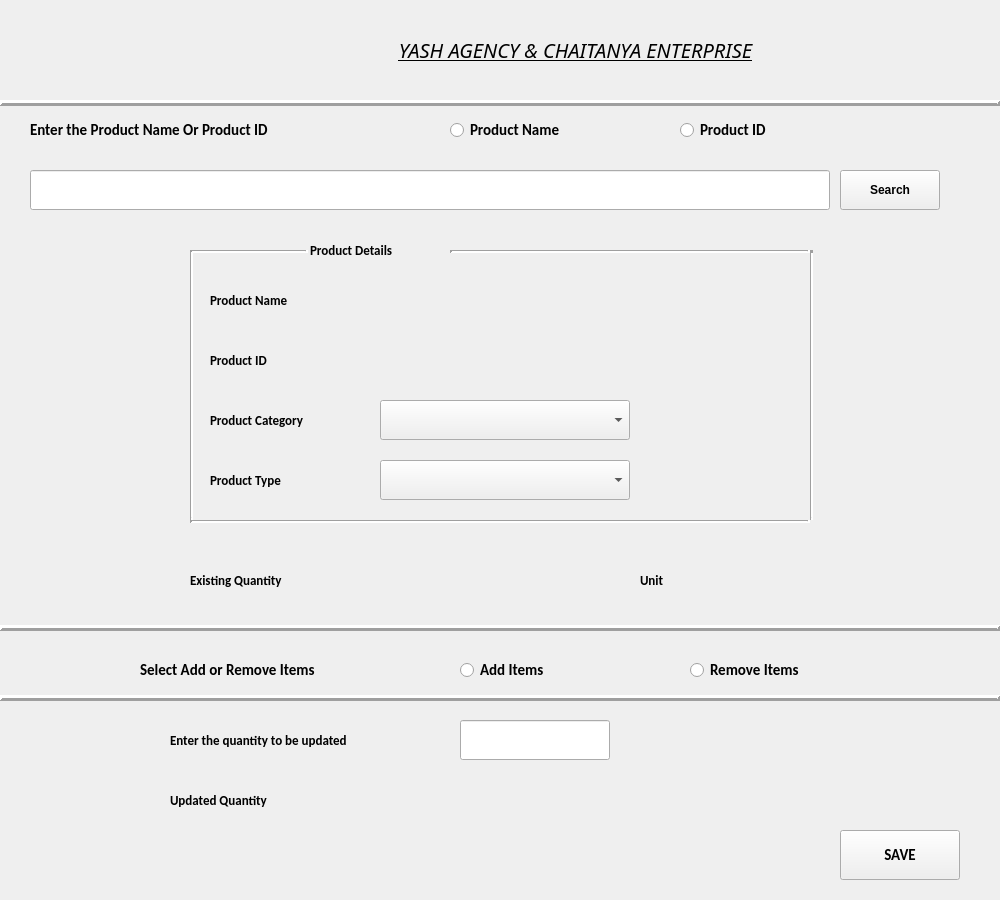
<?xml version="1.0" encoding="UTF-8"?>
<ui version="4.0">
 <class>form</class>
 <widget class="QWidget" name="form">
  <property name="geometry">
   <rect>
    <x>0</x>
    <y>0</y>
    <width>1000</width>
    <height>900</height>
   </rect>
  </property>
  <property name="windowTitle">
   <string>UpdateQuantity</string>
  </property>
  <widget class="QLabel" name="label_2">
   <property name="geometry">
    <rect>
     <x>200</x>
     <y>10</y>
     <width>751</width>
     <height>80</height>
    </rect>
   </property>
   <property name="font">
    <font>
     <family>News701 BT</family>
     <pointsize>15</pointsize>
     <weight>50</weight>
     <italic>true</italic>
     <bold>false</bold>
     <underline>true</underline>
    </font>
   </property>
   <property name="text">
    <string>YASH AGENCY &amp; CHAITANYA ENTERPRISE</string>
   </property>
   <property name="scaledContents">
    <bool>true</bool>
   </property>
   <property name="alignment">
    <set>Qt::AlignCenter</set>
   </property>
   <property name="wordWrap">
    <bool>false</bool>
   </property>
  </widget>
  <widget class="QLabel" name="Y_2">
   <property name="geometry">
    <rect>
     <x>0</x>
     <y>0</y>
     <width>180</width>
     <height>100</height>
    </rect>
   </property>
   <property name="text">
    <string/>
   </property>
   <property name="pixmap">
    <pixmap>../Images/yash_logo.jpeg</pixmap>
   </property>
   <property name="scaledContents">
    <bool>true</bool>
   </property>
  </widget>
  <widget class="Line" name="line_2">
   <property name="geometry">
    <rect>
     <x>0</x>
     <y>95</y>
     <width>1000</width>
     <height>16</height>
    </rect>
   </property>
   <property name="frameShadow">
    <enum>QFrame::Raised</enum>
   </property>
   <property name="lineWidth">
    <number>3</number>
   </property>
   <property name="orientation">
    <enum>Qt::Horizontal</enum>
   </property>
  </widget>
  <widget class="QLineEdit" name="searchbar">
   <property name="geometry">
    <rect>
     <x>30</x>
     <y>170</y>
     <width>800</width>
     <height>40</height>
    </rect>
   </property>
  </widget>
  <widget class="QPushButton" name="searchButton">
   <property name="geometry">
    <rect>
     <x>840</x>
     <y>170</y>
     <width>100</width>
     <height>40</height>
    </rect>
   </property>
   <property name="font">
    <font>
     <weight>75</weight>
     <bold>true</bold>
    </font>
   </property>
   <property name="text">
    <string>Search</string>
   </property>
  </widget>
  <widget class="QLabel" name="label">
   <property name="geometry">
    <rect>
     <x>30</x>
     <y>110</y>
     <width>360</width>
     <height>40</height>
    </rect>
   </property>
   <property name="font">
    <font>
     <family>Calibri</family>
     <pointsize>11</pointsize>
     <weight>75</weight>
     <bold>true</bold>
    </font>
   </property>
   <property name="text">
    <string>Enter the Product Name Or Product ID</string>
   </property>
  </widget>
  <widget class="QRadioButton" name="PName_RB">
   <property name="geometry">
    <rect>
     <x>450</x>
     <y>110</y>
     <width>175</width>
     <height>40</height>
    </rect>
   </property>
   <property name="font">
    <font>
     <family>Calibri</family>
     <pointsize>11</pointsize>
     <weight>75</weight>
     <bold>true</bold>
    </font>
   </property>
   <property name="text">
    <string>Product Name</string>
   </property>
  </widget>
  <widget class="QRadioButton" name="PID_RB">
   <property name="geometry">
    <rect>
     <x>680</x>
     <y>110</y>
     <width>150</width>
     <height>40</height>
    </rect>
   </property>
   <property name="font">
    <font>
     <family>Calibri</family>
     <pointsize>11</pointsize>
     <weight>75</weight>
     <bold>true</bold>
    </font>
   </property>
   <property name="text">
    <string>Product ID</string>
   </property>
  </widget>
  <widget class="QComboBox" name="productType">
   <property name="geometry">
    <rect>
     <x>380</x>
     <y>460</y>
     <width>250</width>
     <height>40</height>
    </rect>
   </property>
  </widget>
  <widget class="Line" name="line">
   <property name="geometry">
    <rect>
     <x>190</x>
     <y>520</y>
     <width>620</width>
     <height>3</height>
    </rect>
   </property>
   <property name="lineWidth">
    <number>3</number>
   </property>
   <property name="orientation">
    <enum>Qt::Horizontal</enum>
   </property>
  </widget>
  <widget class="QLabel" name="label_3">
   <property name="geometry">
    <rect>
     <x>210</x>
     <y>280</y>
     <width>150</width>
     <height>40</height>
    </rect>
   </property>
   <property name="font">
    <font>
     <family>Calibri</family>
     <pointsize>10</pointsize>
     <weight>75</weight>
     <bold>true</bold>
    </font>
   </property>
   <property name="text">
    <string>Product Name</string>
   </property>
  </widget>
  <widget class="Line" name="line_7">
   <property name="geometry">
    <rect>
     <x>810</x>
     <y>250</y>
     <width>3</width>
     <height>270</height>
    </rect>
   </property>
   <property name="lineWidth">
    <number>3</number>
   </property>
   <property name="orientation">
    <enum>Qt::Vertical</enum>
   </property>
  </widget>
  <widget class="QLabel" name="label_4">
   <property name="geometry">
    <rect>
     <x>210</x>
     <y>340</y>
     <width>150</width>
     <height>40</height>
    </rect>
   </property>
   <property name="font">
    <font>
     <family>Calibri</family>
     <pointsize>10</pointsize>
     <weight>75</weight>
     <bold>true</bold>
    </font>
   </property>
   <property name="text">
    <string>Product ID</string>
   </property>
  </widget>
  <widget class="QLabel" name="label_6">
   <property name="geometry">
    <rect>
     <x>210</x>
     <y>460</y>
     <width>150</width>
     <height>40</height>
    </rect>
   </property>
   <property name="font">
    <font>
     <family>Calibri</family>
     <pointsize>10</pointsize>
     <weight>75</weight>
     <bold>true</bold>
    </font>
   </property>
   <property name="text">
    <string>Product Type</string>
   </property>
  </widget>
  <widget class="QLabel" name="label_5">
   <property name="geometry">
    <rect>
     <x>210</x>
     <y>400</y>
     <width>150</width>
     <height>40</height>
    </rect>
   </property>
   <property name="font">
    <font>
     <family>Calibri</family>
     <pointsize>10</pointsize>
     <weight>75</weight>
     <bold>true</bold>
    </font>
   </property>
   <property name="text">
    <string>Product Category</string>
   </property>
  </widget>
  <widget class="Line" name="line_8">
   <property name="geometry">
    <rect>
     <x>450</x>
     <y>250</y>
     <width>360</width>
     <height>3</height>
    </rect>
   </property>
   <property name="lineWidth">
    <number>3</number>
   </property>
   <property name="orientation">
    <enum>Qt::Horizontal</enum>
   </property>
  </widget>
  <widget class="QComboBox" name="productCategory">
   <property name="geometry">
    <rect>
     <x>380</x>
     <y>400</y>
     <width>250</width>
     <height>40</height>
    </rect>
   </property>
  </widget>
  <widget class="Line" name="line_6">
   <property name="geometry">
    <rect>
     <x>190</x>
     <y>250</y>
     <width>3</width>
     <height>270</height>
    </rect>
   </property>
   <property name="lineWidth">
    <number>3</number>
   </property>
   <property name="orientation">
    <enum>Qt::Vertical</enum>
   </property>
  </widget>
  <widget class="Line" name="line_4">
   <property name="geometry">
    <rect>
     <x>190</x>
     <y>250</y>
     <width>118</width>
     <height>3</height>
    </rect>
   </property>
   <property name="lineWidth">
    <number>3</number>
   </property>
   <property name="orientation">
    <enum>Qt::Horizontal</enum>
   </property>
  </widget>
  <widget class="QLabel" name="label_7">
   <property name="geometry">
    <rect>
     <x>310</x>
     <y>230</y>
     <width>150</width>
     <height>40</height>
    </rect>
   </property>
   <property name="font">
    <font>
     <family>Calibri</family>
     <pointsize>10</pointsize>
     <weight>75</weight>
     <bold>true</bold>
    </font>
   </property>
   <property name="text">
    <string>Product Details</string>
   </property>
  </widget>
  <widget class="QRadioButton" name="Add_CB">
   <property name="geometry">
    <rect>
     <x>460</x>
     <y>650</y>
     <width>175</width>
     <height>40</height>
    </rect>
   </property>
   <property name="font">
    <font>
     <family>Calibri</family>
     <pointsize>11</pointsize>
     <weight>75</weight>
     <bold>true</bold>
    </font>
   </property>
   <property name="text">
    <string>Add Items</string>
   </property>
  </widget>
  <widget class="QRadioButton" name="Remove_CB">
   <property name="geometry">
    <rect>
     <x>690</x>
     <y>650</y>
     <width>200</width>
     <height>40</height>
    </rect>
   </property>
   <property name="font">
    <font>
     <family>Calibri</family>
     <pointsize>11</pointsize>
     <weight>75</weight>
     <bold>true</bold>
    </font>
   </property>
   <property name="text">
    <string>Remove Items</string>
   </property>
  </widget>
  <widget class="QLabel" name="label_8">
   <property name="geometry">
    <rect>
     <x>140</x>
     <y>650</y>
     <width>300</width>
     <height>40</height>
    </rect>
   </property>
   <property name="font">
    <font>
     <family>Calibri</family>
     <pointsize>11</pointsize>
     <weight>75</weight>
     <bold>true</bold>
    </font>
   </property>
   <property name="text">
    <string>Select Add or Remove Items</string>
   </property>
  </widget>
  <widget class="QLabel" name="label_9">
   <property name="geometry">
    <rect>
     <x>170</x>
     <y>720</y>
     <width>300</width>
     <height>40</height>
    </rect>
   </property>
   <property name="font">
    <font>
     <family>Calibri</family>
     <pointsize>10</pointsize>
     <weight>75</weight>
     <bold>true</bold>
    </font>
   </property>
   <property name="text">
    <string>Enter the quantity to be updated</string>
   </property>
  </widget>
  <widget class="QLabel" name="label_10">
   <property name="geometry">
    <rect>
     <x>190</x>
     <y>560</y>
     <width>150</width>
     <height>40</height>
    </rect>
   </property>
   <property name="font">
    <font>
     <family>Calibri</family>
     <pointsize>10</pointsize>
     <weight>75</weight>
     <bold>true</bold>
    </font>
   </property>
   <property name="text">
    <string>Existing Quantity</string>
   </property>
  </widget>
  <widget class="QLabel" name="label_11">
   <property name="geometry">
    <rect>
     <x>640</x>
     <y>560</y>
     <width>50</width>
     <height>40</height>
    </rect>
   </property>
   <property name="font">
    <font>
     <family>Calibri</family>
     <pointsize>10</pointsize>
     <weight>75</weight>
     <bold>true</bold>
    </font>
   </property>
   <property name="text">
    <string>Unit</string>
   </property>
  </widget>
  <widget class="QLineEdit" name="updateQuantity_Edit">
   <property name="geometry">
    <rect>
     <x>460</x>
     <y>720</y>
     <width>150</width>
     <height>40</height>
    </rect>
   </property>
  </widget>
  <widget class="QLabel" name="label_12">
   <property name="geometry">
    <rect>
     <x>170</x>
     <y>780</y>
     <width>180</width>
     <height>40</height>
    </rect>
   </property>
   <property name="font">
    <font>
     <family>Calibri</family>
     <pointsize>10</pointsize>
     <weight>75</weight>
     <bold>true</bold>
    </font>
   </property>
   <property name="text">
    <string>Updated Quantity</string>
   </property>
  </widget>
  <widget class="QLabel" name="updatedQuantity">
   <property name="geometry">
    <rect>
     <x>370</x>
     <y>780</y>
     <width>180</width>
     <height>40</height>
    </rect>
   </property>
   <property name="font">
    <font>
     <family>Calibri</family>
     <pointsize>10</pointsize>
     <weight>75</weight>
     <bold>true</bold>
    </font>
   </property>
   <property name="text">
    <string/>
   </property>
  </widget>
<!--  <widget class="QSpinBox" name="spinBox_2">-->
<!--   <property name="geometry">-->
<!--    <rect>-->
<!--     <x>720</x>-->
<!--     <y>720</y>-->
<!--     <width>75</width>-->
<!--     <height>40</height>-->
<!--    </rect>-->
<!--   </property>-->
<!--  </widget>-->
<!--  <widget class="QLabel" name="label_13">-->
<!--   <property name="geometry">-->
<!--    <rect>-->
<!--     <x>650</x>-->
<!--     <y>720</y>-->
<!--     <width>50</width>-->
<!--     <height>40</height>-->
<!--    </rect>-->
<!--   </property>-->
<!--   <property name="font">-->
<!--    <font>-->
<!--     <family>Calibri</family>-->
<!--     <pointsize>10</pointsize>-->
<!--     <weight>75</weight>-->
<!--     <bold>true</bold>-->
<!--    </font>-->
<!--   </property>-->
<!--   <property name="text">-->
<!--    <string>Unit</string>-->
<!--   </property>-->
<!--  </widget>-->
  <widget class="QPushButton" name="saveButton">
   <property name="geometry">
    <rect>
     <x>840</x>
     <y>830</y>
     <width>120</width>
     <height>50</height>
    </rect>
   </property>
   <property name="font">
    <font>
     <family>Calibri</family>
     <pointsize>11</pointsize>
     <weight>75</weight>
     <bold>true</bold>
    </font>
   </property>
   <property name="text">
    <string>SAVE</string>
   </property>
  </widget>
  <widget class="Line" name="line_3">
   <property name="geometry">
    <rect>
     <x>0</x>
     <y>620</y>
     <width>1000</width>
     <height>16</height>
    </rect>
   </property>
   <property name="frameShadow">
    <enum>QFrame::Raised</enum>
   </property>
   <property name="lineWidth">
    <number>3</number>
   </property>
   <property name="orientation">
    <enum>Qt::Horizontal</enum>
   </property>
  </widget>
  <widget class="Line" name="line_5">
   <property name="geometry">
    <rect>
     <x>0</x>
     <y>690</y>
     <width>1000</width>
     <height>16</height>
    </rect>
   </property>
   <property name="frameShadow">
    <enum>QFrame::Raised</enum>
   </property>
   <property name="lineWidth">
    <number>3</number>
   </property>
   <property name="orientation">
    <enum>Qt::Horizontal</enum>
   </property>
  </widget>
  <widget class="QLabel" name="productQuantity">
   <property name="geometry">
    <rect>
     <x>370</x>
     <y>560</y>
     <width>150</width>
     <height>40</height>
    </rect>
   </property>
   <property name="font">
    <font>
     <family>Calibri</family>
     <pointsize>10</pointsize>
     <weight>75</weight>
     <bold>true</bold>
    </font>
   </property>
   <property name="text">
    <string/>
   </property>
  </widget>
  <widget class="QLabel" name="productUnit">
   <property name="geometry">
    <rect>
     <x>710</x>
     <y>560</y>
     <width>75</width>
     <height>40</height>
    </rect>
   </property>
   <property name="font">
    <font>
     <family>Calibri</family>
     <pointsize>10</pointsize>
     <weight>75</weight>
     <bold>true</bold>
    </font>
   </property>
   <property name="text">
    <string/>
   </property>
  </widget>
  <widget class="QLabel" name="productId">
   <property name="geometry">
    <rect>
     <x>380</x>
     <y>340</y>
     <width>200</width>
     <height>40</height>
    </rect>
   </property>
   <property name="font">
    <font>
     <family>Calibri</family>
     <pointsize>10</pointsize>
     <weight>75</weight>
     <bold>true</bold>
    </font>
   </property>
   <property name="text">
    <string/>
   </property>
  </widget>
  <widget class="QLabel" name="productName">
   <property name="geometry">
    <rect>
     <x>380</x>
     <y>280</y>
     <width>400</width>
     <height>40</height>
    </rect>
   </property>
   <property name="font">
    <font>
     <family>Calibri</family>
     <pointsize>10</pointsize>
     <weight>75</weight>
     <bold>true</bold>
    </font>
   </property>
   <property name="text">
    <string/>
   </property>
  </widget>
 </widget>
 <resources/>
 <connections/>
</ui>
